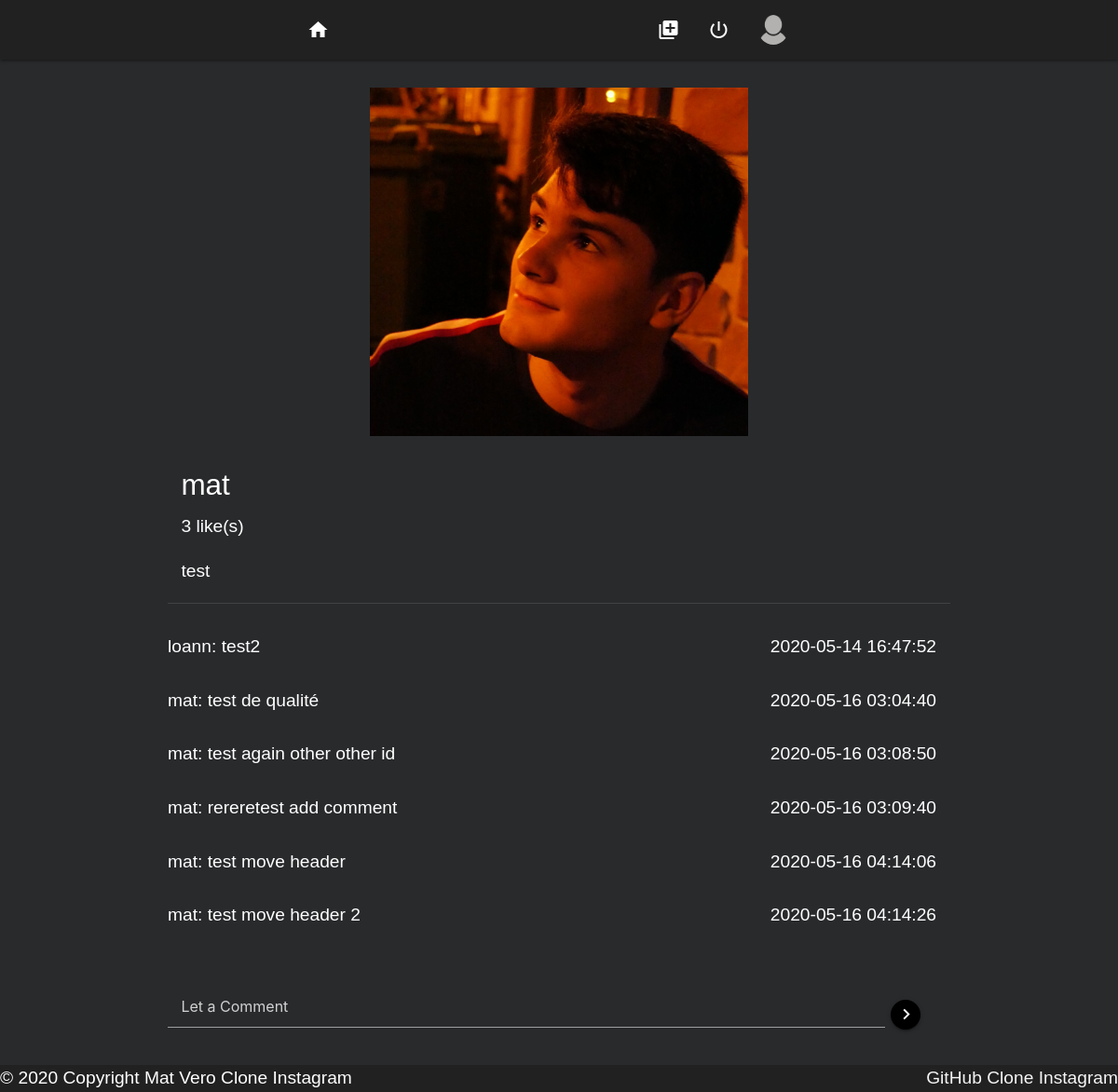
/photos/photo.php?id=2, run on the app's committed database.
### tables this page shows
CREATE TABLE `photos` (
  `id` int(11) NOT NULL,
  `user_id` int(11) NOT NULL,
  `urlphoto` varchar(255) DEFAULT NULL,
  `created_at` datetime NOT NULL,
  `caption` text NOT NULL,
  `ip_address` varchar(39) NOT NULL
);

CREATE TABLE `users` (
  `id` int(11) NOT NULL,
  `nickname` varchar(255) NOT NULL,
  `password` varchar(255) NOT NULL,
  `mail` varchar(255) NOT NULL,
  `created_at` datetime NOT NULL,
  `ip_address` varchar(39) NOT NULL,
  `profile_photo` varchar(255) DEFAULT '0'
);

CREATE TABLE `comments` (
  `id` int(11) NOT NULL,
  `photos_id` int(11) NOT NULL,
  `users_id` int(11) NOT NULL,
  `comment` text NOT NULL,
  `created_at` datetime NOT NULL,
  `ip_address` varchar(39) NOT NULL
);

### photos/photo.php (the view, shortened to what this page needs)
<?php
require '../connection.php';
require '../partials/header.php';
$photoid = $_GET['id'];
$allcommentsshow = $bdd->query(
    'SELECT comments.*, users.nickname, photos.id AS photo_id, photos.caption
                              FROM comments
                              INNER JOIN photos
                                ON photos.id = comments.photos_id
                                INNER JOIN users
                                ON users.id = comments.users_id
                              ORDER BY comments.created_at ASC'
);
$allcomments = $allcommentsshow->fetchAll(PDO::FETCH_ASSOC);
$reqUniquePhoto = $bdd->query('SELECT photos.*, users.nickname FROM photos INNER JOIN users ON users.id = photos.user_id WHERE photos.id=' . $photoid . '');
$photo = $reqUniquePhoto->fetch(PDO::FETCH_ASSOC);
?>
<section>
    <div class="container">
        <div class="row zoomall">
            <div class="col s12 offset s4">
                <div class="card-image">
                    <img class="zoomimg" src="../pictures/<?php echo $photo['urlphoto'] ?>">
                </div>
                <div class="section caption-zoom">
                    <h5><?= $photo['nickname'] ?></h5>
                    <?php
                        $likes = $bdd->prepare('SELECT id FROM likes WHERE photos_id = ?');
                        $likes->execute(array($photo['id']));
                        $likes = $likes->rowCount();
                    ?>
                    <span class="white-text left"><?= $likes ?> like(s)</span><br>
                    <p><?= $photo['caption'] ?></p>
                </div>
            </div>
        </div>
        <div class="divider grey darken-3"></div>
        <div class="row" id="allcomments">
            <?php foreach ($allcomments as $comment) {
                if ($comment['photos_id'] == $photoid) { ?>
                    <div class="update_comments">
                        <span class="textarea1  left"><?= $comment['nickname'] ?></span>
                        <span class="textarea1"> : <?= $comment['comment'] ?></span>
                        <span class="textarea1 right"> <?= $comment['created_at'] ?></span>
                    </div><br>
            <?php }
            }; ?>
        </div>
    </div>
    <div class="container">
        <div class="row fixed-bottom" id="add-comment">
            <form action="add-commentary.php" method="POST">
                <div class="input-message">
                    <input name="comment" class="materialize add-comment input-pink col l11 white-text" placeholder="Let a Comment">
                    <button class="btn-floating btn-small black waves-light  right btnsubmit" type="submit" name="submit"><i class="material-icons small right">chevron_right</i></button>
                </div>
            </form>
        </div>
    </div>
</section>
<?php
include '../partials/footer.php'
?>
</body>
</html>

### partials/header.php (shortened to what this page needs)
<?php
$reqPhotos = $bdd->query('SELECT photos.*, users.nickname, users.profile_photo AS photoProf FROM photos INNER JOIN users ON photos.user_id = users.id WHERE photos.user_id = users.id ORDER BY photos.created_at DESC');
$photos = $reqPhotos->fetchAll(PDO::FETCH_ASSOC);
?>
<!DOCTYPE html>
<html lang="en">
<head>
    <link rel="stylesheet" href="/css/materialize.min.css">
    <link rel="stylesheet" href="/css/style.css">
</head>
<body>
    <header>
        <div class="container-fluid">
            <nav class="row">
                <div class="nav-wrapper header grey darken-4 col s12 m7 offset-m2 l6 offset-l3">
                    <ul>
                        <li>
                            <a href="../index.php"><i class="material-icons">home</i></a>
                        </li>
                    </ul>
                    <?php
                    foreach ($photos as $photo) : ?>
                        <ul class="right">
                            <li>
                                <?php if ($photo['photoProf'] == 0) { ?>
                                    <a href="/profile/profile-user.php?userid=<?= $_SESSION['id'] ?>&nickname=<?= $_SESSION['nickname'] ?>">
                                        <div class="chip chip-profile">
                                            <img src="../pictures/picture_default.png" alt="Contact Person">
                                        </div>
                                    </a>
                                <?php
                                    $i = 0;
                                    if (++$i == 1) break;
                                }
                            endforeach; ?>
                            </li>
                        </ul>
                        <ul class="right">
                            <li>
                                <a href="../profile/add-photos.php" id="btnaddphoto"><i class="medium material-icons white-text center-align">add_to_photos</i></a>
                            </li>
                            <li>
                                <a href="../logout.php"><i class="medium material-icons white-text center-align">power_settings_new</i></a>
                            </li>
                        </ul>
                </div>
            </nav>
        </div>
    </header>

### css/style.css (style rules this page uses)
html { font-family: Arial, Helvetica, sans-serif; font-size: 1.2em; }
body { display: flex; min-height: 100vh; flex-direction: column; background-color: rgb(41, 42, 44); color: #ffffff; }
nav.row { background-color: #212121; }
section { flex: 1 0 auto; }
.input-yellow, .input-pink, .input-red { height: 45px!important; margin-bottom: 20px!important; color: #ffffff; }
div.header ul.right { line-height: 94px; }
ul li a { height: 64px; }
div.chip-profile { background-color: transparent; }
.btnsubmit { top: 15px; }
.zoomall { margin-bottom: 0px; }
div.card-image { display: flex; justify-content: center; margin-top: 10px; }
.zoomimg { max-width: 50%; max-height: 50%; }
.caption-zoom { padding: 15px 0px 0px 0px; }
#allcomments { margin-top: 32px; margin-bottom: 32px; padding-right: 15px; overflow: unset; overflow-x: hidden; top: 56px; scroll-behavior: smooth; }
form { height: auto; }
input.add-comment { width: 80%; }
.btn-floating.btn-small { margin-right: 32px; }
.btn-floating.btn-small i { margin-right: -1px; }

### data on the page
photos: urlphoto (picture), user.nickname "mat", caption "test"
comments: users.nickname "loann", comment "test2", created_at "2020-05-14 16:47:52"
comments: users.nickname "mat", comment "test de qualité", created_at "2020-05-16 03:04:40"
comments: users.nickname "mat", comment "test again other other id", created_at "2020-05-16 03:08:50"
comments: users.nickname "mat", comment "rereretest add comment", created_at "2020-05-16 03:09:40"
comments: users.nickname "mat", comment "test move header", created_at "2020-05-16 04:14:06"
comments: users.nickname "mat", comment "test move header 2", created_at "2020-05-16 04:14:26"

### other printed values
$likes "3"
